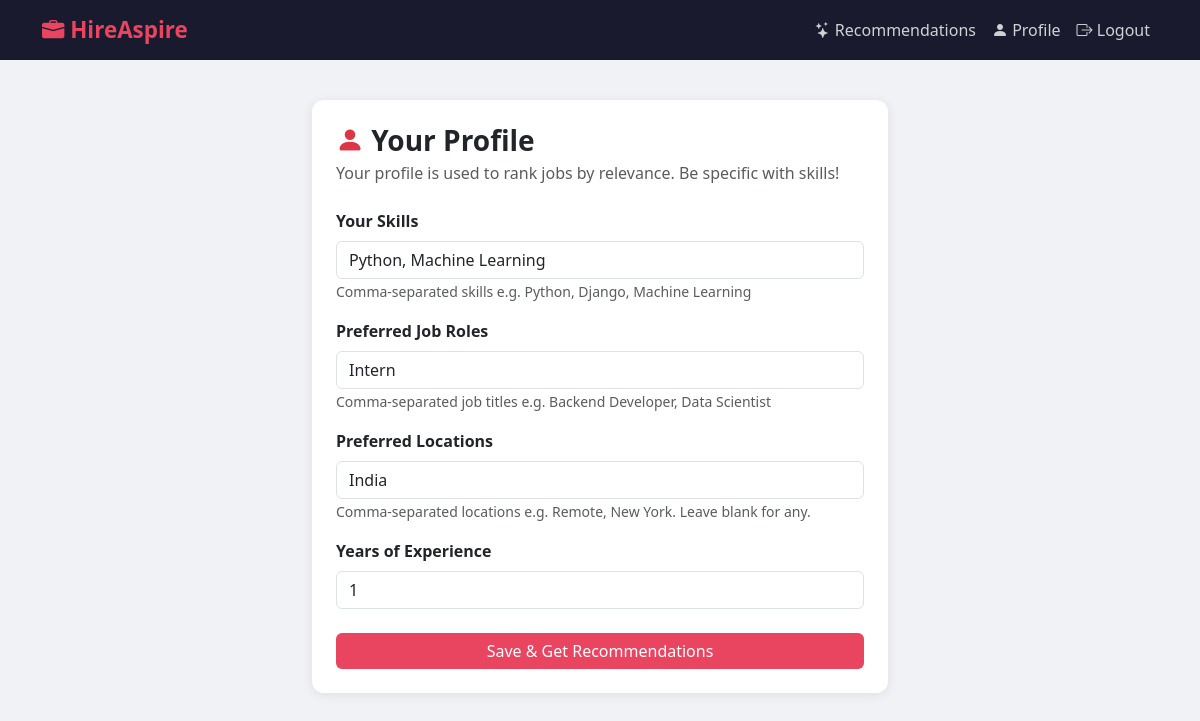
Screenshot of /profile/ (signed in) with the database file from the repository.
### jobs/models.py (models this page shows, shortened)
class UserProfile(models.Model):
    user = models.OneToOneField(User, on_delete=models.CASCADE, related_name='profile')
    skills = models.TextField(
        help_text="Comma-separated skills e.g. Python, Django, Machine Learning"
    )
    preferred_roles = models.TextField(
        help_text="Comma-separated job titles e.g. Backend Developer, Data Scientist"
    )
    preferred_locations = models.TextField(
        blank=True,
        help_text="Comma-separated locations e.g. Remote, New York. Leave blank for any."
    )
    experience_years = models.PositiveIntegerField(default=0)

### jobs/views.py (the view)
# urls.py: path('profile/', views.profile_setup, name='profile_setup'),
@login_required
def profile_setup(request):
    try:
        profile = request.user.profile
    except UserProfile.DoesNotExist:
        profile = None
    if request.method == 'POST':
        form = UserProfileForm(request.POST, instance=profile)
        if form.is_valid():
            p = form.save(commit=False)
            p.user = request.user
            p.save()
            messages.success(request, 'Profile saved!')
            return redirect('recommendations')
    else:
        form = UserProfileForm(instance=profile)
    return render(request, 'jobs/profile.html', {'form': form})

### jobs/forms.py
class UserProfileForm(forms.ModelForm):
    class Meta:
        model = UserProfile
        fields = ('skills', 'preferred_roles', 'preferred_locations', 'experience_years')
        widgets = {
            'skills': forms.TextInput(attrs={
                'placeholder': 'e.g. Python, Django, Machine Learning, SQL',
                'class': 'form-control',
            }),
            'preferred_roles': forms.TextInput(attrs={
                'placeholder': 'e.g. Backend Developer, Data Scientist',
                'class': 'form-control',
            }),
            'preferred_locations': forms.TextInput(attrs={
                'placeholder': 'e.g. Remote, New York (leave blank for any)',
                'class': 'form-control',
            }),
            'experience_years': forms.NumberInput(attrs={'class': 'form-control', 'min': 0}),
        }
        labels = {
            'skills': 'Your Skills',
            'preferred_roles': 'Preferred Job Roles',
            'preferred_locations': 'Preferred Locations',
            'experience_years': 'Years of Experience',
        }

### templates/jobs/profile.html (shortened to what this page needs)
{% extends 'jobs/base.html' %}
{% block content %}
<div class="container" style="max-width:600px; margin-top:40px;">
    <div class="card p-4">
        <h3 class="mb-1 fw-bold"><i class="bi bi-person-fill text-danger"></i> Your Profile</h3>
        <p class="text-muted mb-4">Your profile is used to rank jobs by relevance. Be specific with skills!</p>
        <form method="post">
            {% for field in form %}
            <div class="mb-3">
                <label class="form-label fw-semibold">{{ field.label }}</label>
                {% if field.field.widget.input_type == 'number' %}
                <input type="number" name="{{ field.html_name }}" class="form-control" value="{{ field.value|default:'' }}">
                {% else %}
                <input type="text" name="{{ field.html_name }}" class="form-control" value="{{ field.value|default:'' }}"
                       placeholder="{{ field.field.widget.attrs.placeholder }}">
                {% endif %}
                <small class="text-muted">{{ field.help_text }}</small>
            </div>
            {% endfor %}
            <button type="submit" class="btn btn-primary w-100 mt-2">Save & Get Recommendations</button>
        </form>
    </div>
</div>
{% endblock %}

### templates/jobs/base.html (style rules this page uses)
body { background: #f0f2f5; font-family: 'Segoe UI', sans-serif; }
.card { border: none; border-radius: 12px; box-shadow: 0 2px 12px rgba(0,0,0,0.08); }
.btn-primary { background: #e94560; border: none; }

### rows the page displays
UserProfile: skills "Python, Machine Learning" "Intern" "India"

### other values shown
{{ field.label }} "Your Skills" "Preferred Job Roles" "Preferred Locations" "Years of Experience"
{{ field.help_text }} "Comma-separated skills e.g. Python, Django, Machine Learning" "Comma-separated job titles e.g. Backend Developer, Data Scientist" "Comma-separated locations e.g. Remote, New York. Leave blank for any."
